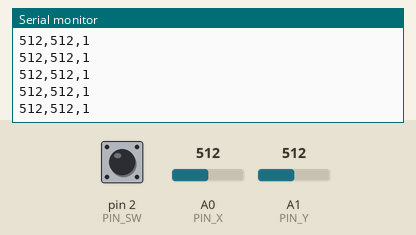
Bench run of a sketch on a simulated Arduino Uno, built with avr-gcc and run on an emulated ATmega328P. On the bench: the last lines printed to the serial monitor. The inputs (shaded band) are chosen by the test bench; at power-on: A0 (PIN_X) = 512, A1 (PIN_Y) = 512, pin 2 (PIN_SW) HIGH.

Above: at 1.2 s.
1.3 s: A0 (PIN_X) set to 716
At 2.3 s:
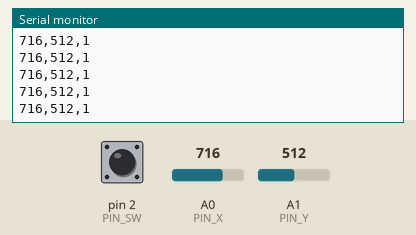
2.8 s: A1 (PIN_Y) set to 716
At 3.8 s:
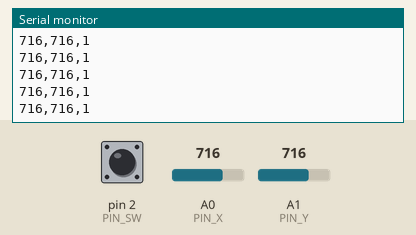
4.3 s: pin 2 (PIN_SW) pulled LOW for 0.15 s
5.9 s: A0 (PIN_X) set to 900
At 7.0 s:
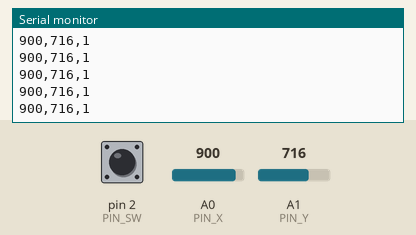
7.4 s: pin 2 (PIN_SW) pulled LOW for 1 s
At 8.1 s:
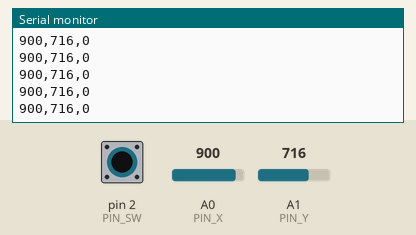
9.9 s: A1 (PIN_Y) set to 900
At 11.0 s:
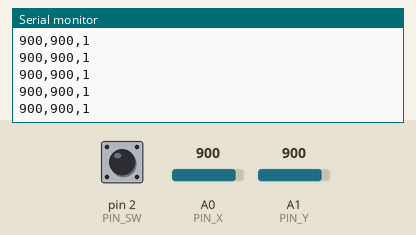
Timing chart, 0 to 12.4 s (numbered marks = the images above; inputs shaded):
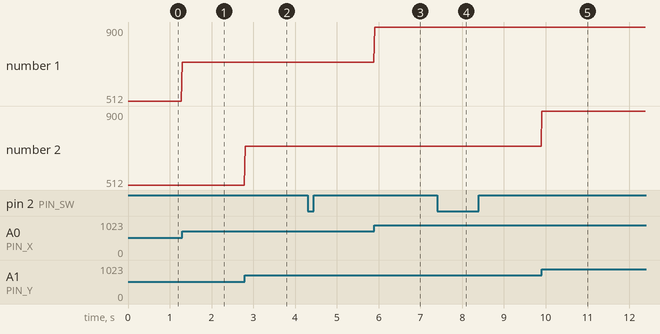

Measured:
- after the input at 1.3 s, the serial monitor: prints a new line at once (image 1)
- after the input at 2.8 s, the serial monitor: prints a new line at once (image 2)
- after the input at 5.9 s, the serial monitor: prints a new line at once (image 3)
- after the input at 7.4 s, the serial monitor: prints a new line at once (image 4)
- after the input at 9.9 s, the serial monitor: prints a new line at once (image 5)
- plotted number 1: 512 → 716 after the input at 1.3 s, 716 → 900 after the input at 5.9 s

The sketch:

joystick_serial.ino
```cpp
// KY-023 joystick -> Serial CSV "x,y,sw"
// 配線: VRx->A0, VRy->A1, SW->D2(INPUT_PULLUP), +5V->5V, GND->GND
// 出力: 1行 "x,y,sw" を ~50Hz。x,y=0..1023, sw=1(離す)/0(押下)
const int PIN_X = A0;
const int PIN_Y = A1;
const int PIN_SW = 2;

void setup() {
  Serial.begin(115200);
  pinMode(PIN_SW, INPUT_PULLUP);
}

void loop() {
  int x = analogRead(PIN_X);
  int y = analogRead(PIN_Y);
  int sw = digitalRead(PIN_SW); // 1=離す, 0=押下
  Serial.print(x);
  Serial.print(',');
  Serial.print(y);
  Serial.print(',');
  Serial.println(sw);
  delay(20);
}
```
